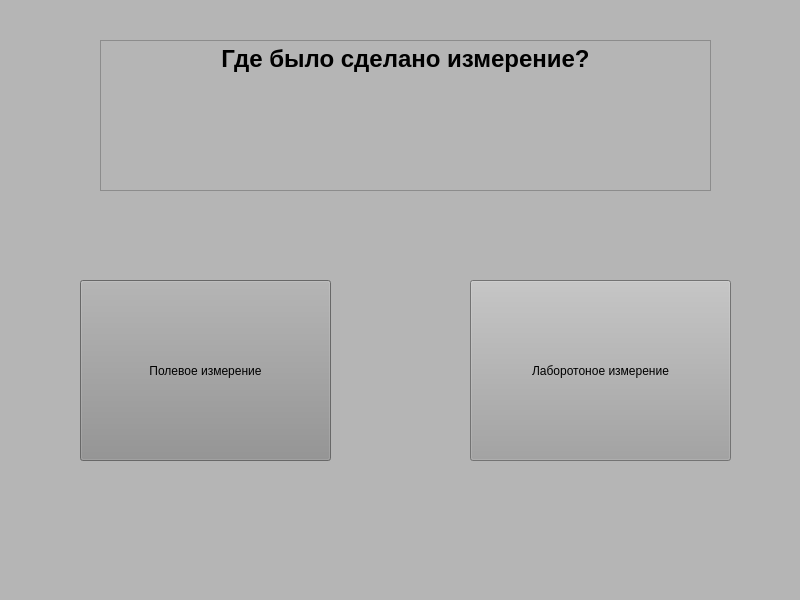
<?xml version="1.0" encoding="UTF-8"?>
<ui version="4.0">
 <class>MainWindow</class>
 <widget class="QMainWindow" name="MainWindow">
  <property name="geometry">
   <rect>
    <x>0</x>
    <y>0</y>
    <width>800</width>
    <height>600</height>
   </rect>
  </property>
  <property name="windowTitle">
   <string>MainWindow</string>
  </property>
  <property name="styleSheet">
   <string notr="true">background-color: rgb(181, 181, 181);</string>
  </property>
  <widget class="QWidget" name="centralwidget">
   <widget class="QPushButton" name="FieldButton">
    <property name="geometry">
     <rect>
      <x>80</x>
      <y>280</y>
      <width>251</width>
      <height>181</height>
     </rect>
    </property>
    <property name="styleSheet">
     <string notr="true">background-color: rgb(145, 145, 145);</string>
    </property>
    <property name="text">
     <string>Полевое измерение</string>
    </property>
   </widget>
   <widget class="QPushButton" name="LabButton">
    <property name="geometry">
     <rect>
      <x>470</x>
      <y>280</y>
      <width>261</width>
      <height>181</height>
     </rect>
    </property>
    <property name="styleSheet">
     <string notr="true">background-color: rgb(161, 161, 161);</string>
    </property>
    <property name="text">
     <string>Лаборотоное измерение</string>
    </property>
   </widget>
   <widget class="QTextEdit" name="textEdit">
    <property name="geometry">
     <rect>
      <x>100</x>
      <y>40</y>
      <width>611</width>
      <height>151</height>
     </rect>
    </property>
    <property name="html">
     <string>&lt;!DOCTYPE HTML PUBLIC &quot;-//W3C//DTD HTML 4.0//EN&quot; &quot;http://www.w3.org/TR/REC-html40/strict.dtd&quot;&gt;
&lt;html&gt;&lt;head&gt;&lt;meta name=&quot;qrichtext&quot; content=&quot;1&quot; /&gt;&lt;style type=&quot;text/css&quot;&gt;
p, li { white-space: pre-wrap; }
&lt;/style&gt;&lt;/head&gt;&lt;body style=&quot; font-family:'MS Shell Dlg 2'; font-size:7.8pt; font-weight:400; font-style:normal;&quot;&gt;
&lt;p align=&quot;center&quot; style=&quot; margin-top:0px; margin-bottom:0px; margin-left:0px; margin-right:0px; -qt-block-indent:0; text-indent:0px;&quot;&gt;&lt;span style=&quot; font-size:18pt; font-weight:600;&quot;&gt;Где было сделано измерение?&lt;/span&gt;&lt;/p&gt;
&lt;p align=&quot;center&quot; style=&quot;-qt-paragraph-type:empty; margin-top:0px; margin-bottom:0px; margin-left:0px; margin-right:0px; -qt-block-indent:0; text-indent:0px; font-size:18pt; font-weight:600;&quot;&gt;&lt;br /&gt;&lt;/p&gt;&lt;/body&gt;&lt;/html&gt;</string>
    </property>
   </widget>
  </widget>
 </widget>
 <resources/>
 <connections/>
</ui>
